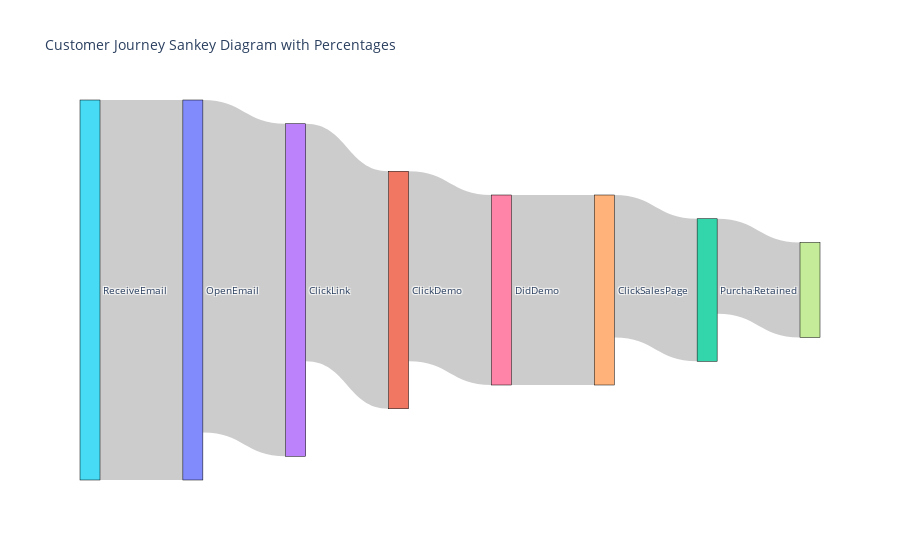

Write notebook code for a chart like this one.
### Code cell
import pandas as pd
import plotly.graph_objects as go

# Original dataset
data = {
    "CustomerID": [1, 2, 3, 4, 5, 6, 7, 8, 9, 10],
    "ReceiveEmail": ["Yes"]*10,
    "OpenEmail": ["Yes", "No", "Yes", "Yes", "Yes", "Yes", "Yes", "No", "Yes", "Yes"],
    "ClickLink": ["Yes", "No", "Yes", "Yes", "No", "Yes", "Yes", "No", "Yes", "Yes"],
    "ClickDemo": ["Yes", "Yes", "No", "Yes", "No", "No", "Yes", "No", "Yes", "Yes"],
    "DidDemo": ["Yes", "No", "No", "Yes", "No", "Yes", "No", "No", "Yes", "Yes"],
    "ClickSalesPage": ["Yes", "No", "No", "Yes", "No", "Yes", "No", "No", "Yes", "No"],
    "Purchase": ["Yes", "Yes", "No", "No", "No", "Yes", "Yes", "No", "Yes", "No"],
    "Retained": ["Yes", "No", "No", "Yes", "No", "No", "No", "No", "Yes", "No"],
}
df = pd.DataFrame(data)

# Stages in the customer journey
stages = ["ReceiveEmail", "OpenEmail", "ClickLink", "ClickDemo", "DidDemo", "ClickSalesPage", "Purchase", "Retained"]

# Transform data into source-target-value format
flows = []
total_customers = len(df)
for i in range(len(stages) - 1):
    source = stages[i]
    target = stages[i + 1]
    count = df[(df[source] == "Yes") & (df[target] == "Yes")].shape[0]
    percentage = (count / total_customers) * 100
    flows.append({"Source": source, "Target": target, "Value": count, "Percentage": percentage})

sankey_data = pd.DataFrame(flows)

# Create a list of unique labels (stages)
unique_labels = list(set(sankey_data["Source"]).union(set(sankey_data["Target"])))

# Map labels to indices
label_to_index = {label: i for i, label in enumerate(unique_labels)}

# Prepare source, target, and value for Sankey graph
sankey_source = [label_to_index[source] for source in sankey_data["Source"]]
sankey_target = [label_to_index[target] for target in sankey_data["Target"]]
sankey_value = sankey_data["Value"]
sankey_percentage = sankey_data["Percentage"]

# Create link labels with percentages
link_labels = [
    f"{row['Source']} → {row['Target']}: {row['Value']} ({row['Percentage']:.1f}%)"
    for _, row in sankey_data.iterrows()
]

# Plot the Sankey diagram
fig = go.Figure(data=[go.Sankey(
    node=dict(
        label=unique_labels,
        pad=15,
        thickness=20,
        line=dict(color="black", width=0.5)
    ),
    link=dict(
        source=sankey_source,
        target=sankey_target,
        value=sankey_value,
        label=link_labels  # Add labels with percentages
    )
)])

# Add title and show the figure
fig.update_layout(title_text="Customer Journey Sankey Diagram with Percentages", font_size=10)
fig.show()

### Figure 1 — Plotly figure (JSON) as saved in the notebook; plotly's stock layout.template omitted (floating-point values rounded to 4 significant figures)
{"data": [{"link": {"label": ["ReceiveEmail → OpenEmail: 8 (80.0%)", "OpenEmail → ClickLink: 7 (70.0%)", "ClickLink → ClickDemo: 5 (50.0%)", "ClickDemo → DidDemo: 4 (40.0%)", "DidDemo → ClickSalesPage: 4 (40.0%)", "ClickSalesPage → Purchase: 3 (30.0%)", "Purchase → Retained: 2 (20.0%)"], "source": [5, 0, 3, 1, 6, 4, 2], "target": [0, 3, 1, 6, 4, 2, 7], "value": [8, 7, 5, 4, 4, 3, 2]}, "node": {"label": ["OpenEmail", "ClickDemo", "Purchase", "ClickLink", "ClickSalesPage", "ReceiveEmail", "DidDemo", "Retained"], "line": {"color": "black", "width": 0.5}, "pad": 15, "thickness": 20}, "type": "sankey"}], "layout": {"font": {"size": 10}, "title": {"text": "Customer Journey Sankey Diagram with Percentages"}}}
